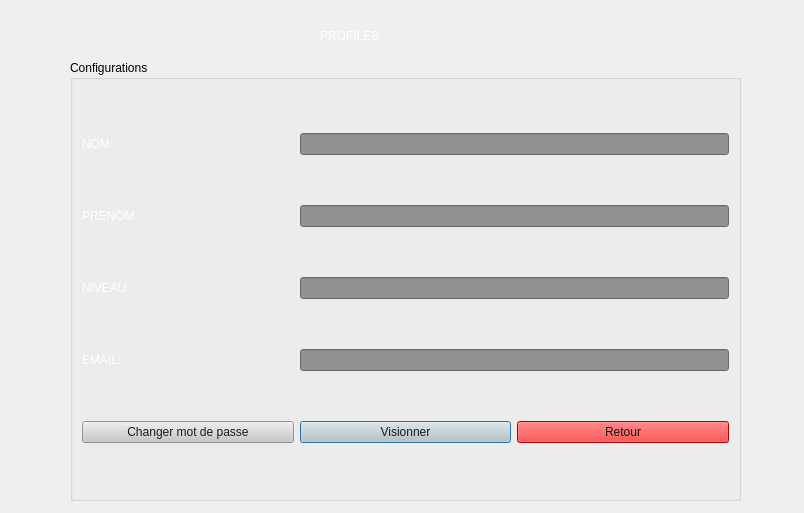
<?xml version="1.0" encoding="UTF-8"?>
<ui version="4.0">
 <class>wprofil</class>
 <widget class="QDialog" name="wprofil">
  <property name="geometry">
   <rect>
    <x>0</x>
    <y>0</y>
    <width>804</width>
    <height>513</height>
   </rect>
  </property>
  <property name="windowTitle">
   <string>Dialog</string>
  </property>
  <property name="styleSheet">
   <string notr="true">QDialog{
	background-image: url(:/img/img/hero-background-15.jpg);
	image: none;
}</string>
  </property>
  <widget class="QGroupBox" name="groupBox">
   <property name="geometry">
    <rect>
     <x>70</x>
     <y>60</y>
     <width>671</width>
     <height>441</height>
    </rect>
   </property>
   <property name="styleSheet">
    <string notr="true"/>
   </property>
   <property name="title">
    <string>Configurations</string>
   </property>
   <layout class="QGridLayout" name="gridLayout">
    <item row="1" column="0">
     <widget class="QLabel" name="label">
      <property name="styleSheet">
       <string notr="true">color: rgb(255, 255, 255);</string>
      </property>
      <property name="text">
       <string>NOM:</string>
      </property>
     </widget>
    </item>
    <item row="1" column="1" colspan="2">
     <widget class="QLineEdit" name="profile_nom">
      <property name="enabled">
       <bool>false</bool>
      </property>
      <property name="styleSheet">
       <string notr="true">background-color: rgb(145, 145, 145);
color: rgb(8, 8, 8);</string>
      </property>
     </widget>
    </item>
    <item row="2" column="0">
     <widget class="QLabel" name="label_2">
      <property name="styleSheet">
       <string notr="true">color: rgb(255, 255, 255);</string>
      </property>
      <property name="text">
       <string>PRENOM:</string>
      </property>
     </widget>
    </item>
    <item row="4" column="0">
     <widget class="QLabel" name="label_4">
      <property name="styleSheet">
       <string notr="true">color: rgb(255, 255, 255);</string>
      </property>
      <property name="text">
       <string>EMAIL:</string>
      </property>
     </widget>
    </item>
    <item row="3" column="1" colspan="2">
     <widget class="QLineEdit" name="profile_niveau">
      <property name="enabled">
       <bool>false</bool>
      </property>
      <property name="styleSheet">
       <string notr="true">background-color: rgb(145, 145, 145);
color: rgb(7, 7, 7);</string>
      </property>
     </widget>
    </item>
    <item row="2" column="1" colspan="2">
     <widget class="QLineEdit" name="profile_prenom">
      <property name="enabled">
       <bool>false</bool>
      </property>
      <property name="styleSheet">
       <string notr="true">background-color: rgb(145, 145, 145);
color: rgb(8, 8, 8);</string>
      </property>
     </widget>
    </item>
    <item row="4" column="1" colspan="2">
     <widget class="QLineEdit" name="profil_email">
      <property name="enabled">
       <bool>false</bool>
      </property>
      <property name="styleSheet">
       <string notr="true">background-color: rgb(145, 145, 145);
color: rgb(6, 6, 6);</string>
      </property>
     </widget>
    </item>
    <item row="3" column="0">
     <widget class="QLabel" name="label_3">
      <property name="styleSheet">
       <string notr="true">color: rgb(255, 255, 255);</string>
      </property>
      <property name="text">
       <string>NIVEAU:</string>
      </property>
     </widget>
    </item>
    <item row="5" column="1">
     <widget class="QPushButton" name="visionner">
      <property name="styleSheet">
       <string notr="true">background-color: rgb(200, 200, 200);
color: rgb(27, 27, 27);</string>
      </property>
      <property name="text">
       <string>Visionner</string>
      </property>
     </widget>
    </item>
    <item row="5" column="0">
     <widget class="QPushButton" name="ch_pass">
      <property name="styleSheet">
       <string notr="true">background-color: rgb(200, 200, 200);
color: rgb(27, 27, 27);</string>
      </property>
      <property name="text">
       <string>Changer mot de passe</string>
      </property>
     </widget>
    </item>
    <item row="5" column="2">
     <widget class="QPushButton" name="ch_user">
      <property name="styleSheet">
       <string notr="true">background-color: rgb(255, 0, 0);
color: rgb(20, 20, 20);</string>
      </property>
      <property name="text">
       <string>Retour</string>
      </property>
     </widget>
    </item>
   </layout>
  </widget>
  <widget class="QLabel" name="label_5">
   <property name="geometry">
    <rect>
     <x>320</x>
     <y>20</y>
     <width>191</width>
     <height>31</height>
    </rect>
   </property>
   <property name="styleSheet">
    <string notr="true">font: 75 20pt &quot;Quicksand&quot;;
color: rgb(255, 255, 255);</string>
   </property>
   <property name="text">
    <string>PROFILES</string>
   </property>
  </widget>
 </widget>
 <resources/>
 <connections/>
</ui>
